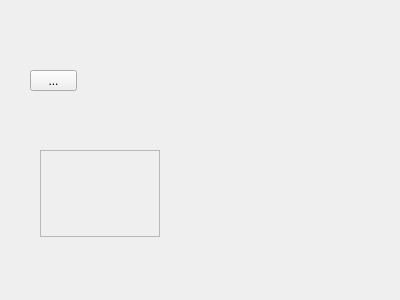
<?xml version="1.0" encoding="UTF-8"?>
<ui version="4.0">
 <class>Form</class>
 <widget class="QWidget" name="Form">
  <property name="geometry">
   <rect>
    <x>0</x>
    <y>0</y>
    <width>400</width>
    <height>300</height>
   </rect>
  </property>
  <property name="windowTitle">
   <string>Form</string>
  </property>
  <widget class="QToolButton" name="toolButton">
   <property name="geometry">
    <rect>
     <x>30</x>
     <y>70</y>
     <width>47</width>
     <height>21</height>
    </rect>
   </property>
   <property name="text">
    <string>...</string>
   </property>
  </widget>
  <widget class="QScrollArea" name="scrollArea">
   <property name="geometry">
    <rect>
     <x>40</x>
     <y>150</y>
     <width>120</width>
     <height>87</height>
    </rect>
   </property>
   <property name="widgetResizable">
    <bool>true</bool>
   </property>
   <widget class="QWidget" name="scrollAreaWidgetContents">
    <property name="geometry">
     <rect>
      <x>0</x>
      <y>0</y>
      <width>118</width>
      <height>85</height>
     </rect>
    </property>
   </widget>
  </widget>
  <widget class="QStackedWidget" name="stackedWidget">
   <property name="geometry">
    <rect>
     <x>180</x>
     <y>100</y>
     <width>120</width>
     <height>80</height>
    </rect>
   </property>
   <widget class="QWidget" name="page"/>
   <widget class="QWidget" name="page_2"/>
  </widget>
  <widget class="QWidget" name="horizontalLayoutWidget">
   <property name="geometry">
    <rect>
     <x>230</x>
     <y>20</y>
     <width>160</width>
     <height>80</height>
    </rect>
   </property>
   <layout class="QHBoxLayout" name="horizontalLayout"/>
  </widget>
 </widget>
 <resources/>
 <connections/>
</ui>
